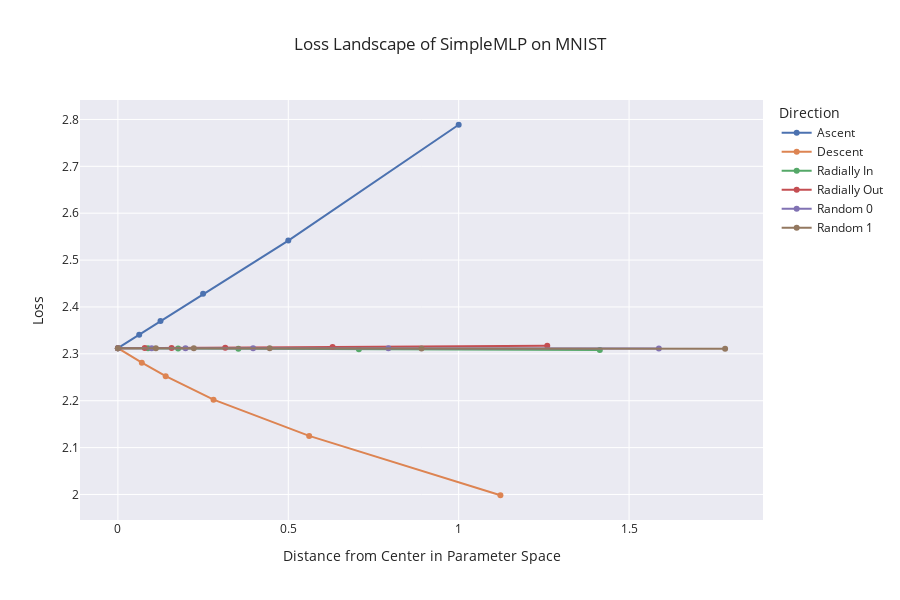

Here is the notebook cell this chart was saved with:
### Code cell
import plotly.graph_objects as go

# Create a Plotly figure
fig = go.Figure()

# Plotting directly from grouped data
for direction, data in df.groupby(level='Direction'):
    fig.add_trace(go.Scatter(
        x=data.index.get_level_values('Distance'),
        y=data['Loss'],
        mode='lines+markers',
        name=direction
    ))

# Set axis labels and title with adjusted figure dimensions
fig.update_layout(
    xaxis_title='Distance from Center in Parameter Space',
    yaxis_title='Loss',
    title=f'Loss Landscape of {center_model.__class__.__name__} on {dataset.__class__.__name__}',
    legend_title='Direction',
    template='seaborn',
    height=600,
)


# Show the figure
fig.show()

### Figure 1 — Plotly figure (JSON) as saved in the notebook; plotly's stock layout.template omitted (floating-point values rounded to 4 significant figures)
{"data": [{"mode": "lines+markers", "name": "Ascent", "type": "scatter", "x": [0, 0.0625, 0.125, 0.25, 0.5, 1], "y": [2.312, 2.341, 2.37, 2.428, 2.542, 2.789]}, {"mode": "lines+markers", "name": "Descent", "type": "scatter", "x": [0, 0.07015, 0.1403, 0.2806, 0.5612, 1.122], "y": [2.312, 2.281, 2.252, 2.202, 2.125, 1.998]}, {"mode": "lines+markers", "name": "Radially In", "type": "scatter", "x": [0, 0.08839, 0.1768, 0.3536, 0.7071, 1.414], "y": [2.312, 2.312, 2.312, 2.311, 2.31, 2.308]}, {"mode": "lines+markers", "name": "Radially Out", "type": "scatter", "x": [0, 0.07875, 0.1575, 0.315, 0.63, 1.26], "y": [2.312, 2.312, 2.313, 2.313, 2.314, 2.317]}, {"mode": "lines+markers", "name": "Random 0", "type": "scatter", "x": [0, 0.09921, 0.1984, 0.3969, 0.7937, 1.587], "y": [2.312, 2.312, 2.312, 2.312, 2.312, 2.311]}, {"mode": "lines+markers", "name": "Random 1", "type": "scatter", "x": [0, 0.1114, 0.2227, 0.4454, 0.8909, 1.782], "y": [2.312, 2.312, 2.312, 2.312, 2.312, 2.311]}], "layout": {"height": 600, "legend": {"title": {"text": "Direction"}}, "title": {"text": "Loss Landscape of SimpleMLP on MNIST"}, "xaxis": {"title": {"text": "Distance from Center in Parameter Space"}}, "yaxis": {"title": {"text": "Loss"}}}}
